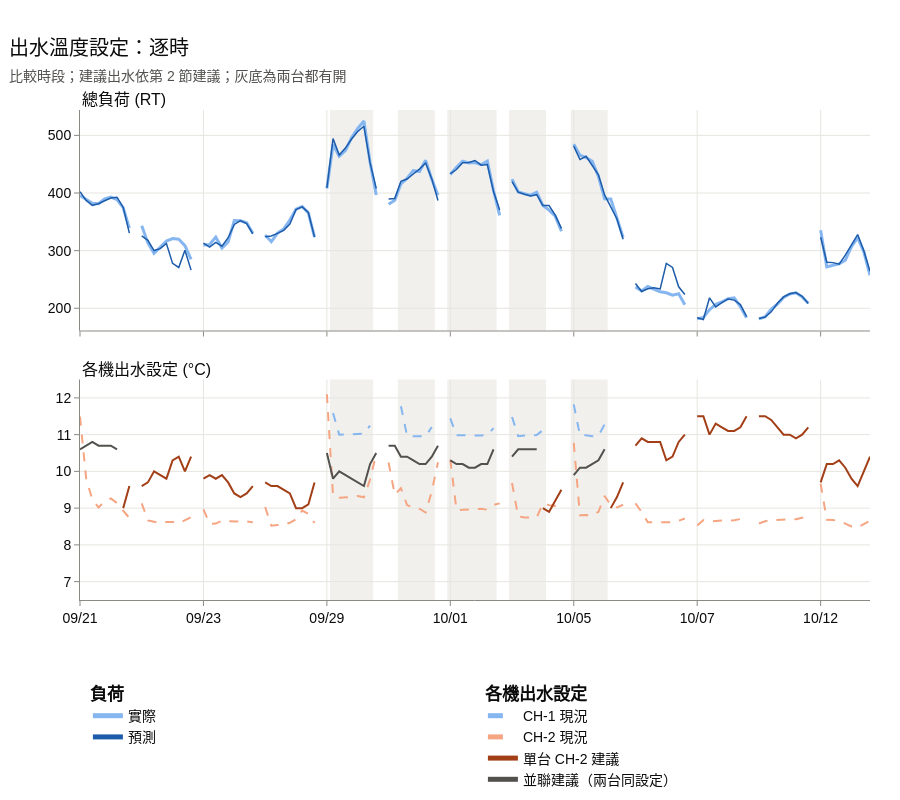

Notebook cell for this chart:
### Markdown cell above
各小時的負荷，以及兩台出水設定的現況與建議（灰底為並聯）；並聯時兩台建議為同一設定。

### Code cell
# 時序圖：比較時段（含開停機的小時）；建議出水依第 2 節建議
compare_hourly = hourly[comparable]
compare_recommendation = recommendation.loc[compare_hourly.index]
compare_plan = compare_recommendation["建議方案"]
compare_setpoint = compare_recommendation["出水設定 °C"]
tick_labels, plot_data = by_day(
    pd.DataFrame(
        {
            "load": compare_hourly.Q_ACT,
            "pred": compare_hourly.LOAD_PRED,
            "T1": compare_hourly.TR1,
            "T2": compare_hourly.TR2,
            "SA": compare_setpoint.where(compare_plan == rules.CH2_ONLY),  # 單台 CH-2
            # 並聯（兩台同設定）
            "SP": compare_setpoint.where(compare_plan == rules.BOTH),
            # 灰底：兩台都有開
            "par": (compare_hourly.RUN1 & compare_hourly.RUN2).astype(float),
        }
    )
)
fig = make_subplots(
    rows=2,
    cols=1,
    shared_xaxes=True,
    vertical_spacing=0.1,
    subplot_titles=("總負荷 (RT)", "各機出水設定 (°C)"),
)
# (子圖列, 欄位, 名稱, 圖例, 線條, 單位)
line_specs = [
    (1, "load", "實際", "legend", dict(color="#86b6ef", width=3), "RT"),
    (1, "pred", "預測", "legend", dict(color="#1c5cab", width=1.5), "RT"),
    (
        2,
        "T1",
        "CH-1 現況",
        "legend2",
        dict(color="#86b6ef", width=2, dash="dash"),
        "°C",
    ),
    (
        2,
        "T2",
        "CH-2 現況",
        "legend2",
        dict(color="#f5a582", width=2, dash="dash"),
        "°C",
    ),
    (2, "SA", "單台 CH-2 建議", "legend2", dict(color="#a33f17", width=2), "°C"),
    (
        2,
        "SP",
        "並聯建議（兩台同設定）",
        "legend2",
        dict(color="#52514e", width=2),
        "°C",
    ),
]
for row, column, line_name, legend, line, unit in line_specs:
    if unit == "RT":
        value_format = ".0f"
    else:
        value_format = ".1f"
    fig.add_trace(
        go.Scatter(
            x=tick_labels,
            y=plot_data[column],
            mode="lines",
            name=line_name,
            legend=legend,
            line=line,
            hovertemplate=f"{line_name} %{{y:{value_format}}} {unit}<extra></extra>",
        ),
        row=row,
        col=1,
    )

# 灰底標示並聯的小時（類別軸以位置計）
parallel_flags = np.r_[0, plot_data["par"].fillna(0).astype(int), 0]
edges = np.flatnonzero(np.diff(parallel_flags))
for shade_start, shade_end in zip(edges[::2], edges[1::2]):
    fig.add_vrect(
        x0=shade_start - 0.5,
        x1=shade_end - 0.5,
        fillcolor="#e8e6e1",
        opacity=0.6,
        line_width=0,
        layer="below",
        row="all",
        col=1,
    )
fig.update_yaxes(range=[6.5, 12.5], row=2, col=1)
hour_axis(fig, tick_labels)
fig.update_layout(hovermode="x unified")
show(
    fig,
    "出水溫度設定：逐時",
    "比較時段；建議出水依第 2 節建議；灰底為兩台都有開",
    legend_groups=["負荷", "各機出水設定"],
    height=800,
)

for plan_name in [rules.CH2_ONLY, rules.BOTH]:
    plan_hours = comparable & (recommendation["建議方案"] == plan_name)
    plan_setpoints = recommendation.loc[plan_hours, "出水設定 °C"]
    print(
        f"比較時段建議 {plan_name}：{len(plan_setpoints)} 小時，"
        f"出水 {plan_setpoints.min():.1f}~{plan_setpoints.max():.1f}°C"
    )
ch2_out = (result["S3 CH-2 °C"] < T_RANGE[0] - 0.05) | (
    result["S3 CH-2 °C"] > T_RANGE[1] + 0.05
)
print(f"CH-2 建議出水超出灰箱模型範圍 {int(ch2_out.sum())} 個評估單位")

### Figure 1 — Plotly figure (JSON) as saved in the notebook; plotly's stock layout.template omitted (floating-point values rounded to 4 significant figures; data arrays with more than 128 entries replaced by an {"elided": "..."} marker saying what was removed)
{"data": [{"hovertemplate": "實際 %{y:.0f} RT<extra></extra>", "legend": "legend", "line": {"color": "#86b6ef", "width": 3}, "mode": "lines", "name": "實際", "type": "scatter", "x": {"elided": "129 str values"}, "xaxis": "x", "y": {"elided": "129 float values"}, "yaxis": "y"}, {"hovertemplate": "預測 %{y:.0f} RT<extra></extra>", "legend": "legend", "line": {"color": "#1c5cab", "width": 1.5}, "mode": "lines", "name": "預測", "type": "scatter", "x": {"elided": "129 str values"}, "xaxis": "x", "y": {"elided": "129 float values"}, "yaxis": "y"}, {"hovertemplate": "CH-1 現況 %{y:.1f} °C<extra></extra>", "legend": "legend2", "line": {"color": "#86b6ef", "dash": "dash", "width": 2}, "mode": "lines", "name": "CH-1 現況", "type": "scatter", "x": {"elided": "129 str values"}, "xaxis": "x2", "y": {"elided": "129 float values"}, "yaxis": "y2"}, {"hovertemplate": "CH-2 現況 %{y:.1f} °C<extra></extra>", "legend": "legend2", "line": {"color": "#f5a582", "dash": "dash", "width": 2}, "mode": "lines", "name": "CH-2 現況", "type": "scatter", "x": {"elided": "129 str values"}, "xaxis": "x2", "y": {"elided": "129 float values"}, "yaxis": "y2"}, {"hovertemplate": "單台 CH-2 建議 %{y:.1f} °C<extra></extra>", "legend": "legend2", "line": {"color": "#a33f17", "width": 2}, "mode": "lines", "name": "單台 CH-2 建議", "type": "scatter", "x": {"elided": "129 str values"}, "xaxis": "x2", "y": {"elided": "129 float values"}, "yaxis": "y2"}, {"hovertemplate": "並聯建議（兩台同設定） %{y:.1f} °C<extra></extra>", "legend": "legend2", "line": {"color": "#52514e", "width": 2}, "mode": "lines", "name": "並聯建議（兩台同設定）", "type": "scatter", "x": {"elided": "129 str values"}, "xaxis": "x2", "y": {"elided": "129 float values"}, "yaxis": "y2"}], "layout": {"annotations": [{"font": {"size": 16}, "showarrow": false, "text": "總負荷 (RT)", "x": 0.0, "xanchor": "left", "xref": "paper", "y": 1.0, "yanchor": "bottom", "yref": "paper"}, {"font": {"size": 16}, "showarrow": false, "text": "各機出水設定 (°C)", "x": 0.0, "xanchor": "left", "xref": "paper", "y": 0.45, "yanchor": "bottom", "yref": "paper"}], "height": 800, "hovermode": "x unified", "legend": {"bgcolor": "rgba(0,0,0,0)", "itemsizing": "constant", "orientation": "v", "title": {"side": "top", "text": "<b>負荷</b>"}, "traceorder": "normal", "x": 0.01, "xanchor": "left", "y": 0.1525, "yanchor": "top", "yref": "container"}, "legend2": {"bgcolor": "rgba(0,0,0,0)", "itemsizing": "constant", "orientation": "v", "title": {"side": "top", "text": "<b>各機出水設定</b>"}, "traceorder": "normal", "x": 0.51, "xanchor": "left", "y": 0.1525, "yanchor": "top", "yref": "container"}, "margin": {"b": 200}, "shapes": [{"fillcolor": "#e8e6e1", "layer": "below", "line": {"width": 0}, "opacity": 0.6, "type": "rect", "x0": 40.5, "x1": 47.5, "xref": "x", "y0": 0, "y1": 1, "yref": "y domain"}, {"fillcolor": "#e8e6e1", "layer": "below", "line": {"width": 0}, "opacity": 0.6, "type": "rect", "x0": 40.5, "x1": 47.5, "xref": "x2", "y0": 0, "y1": 1, "yref": "y2 domain"}, {"fillcolor": "#e8e6e1", "layer": "below", "line": {"width": 0}, "opacity": 0.6, "type": "rect", "x0": 51.5, "x1": 57.5, "xref": "x", "y0": 0, "y1": 1, "yref": "y domain"}, {"fillcolor": "#e8e6e1", "layer": "below", "line": {"width": 0}, "opacity": 0.6, "type": "rect", "x0": 51.5, "x1": 57.5, "xref": "x2", "y0": 0, "y1": 1, "yref": "y2 domain"}, {"fillcolor": "#e8e6e1", "layer": "below", "line": {"width": 0}, "opacity": 0.6, "type": "rect", "x0": 59.5, "x1": 67.5, "xref": "x", "y0": 0, "y1": 1, "yref": "y domain"}, {"fillcolor": "#e8e6e1", "layer": "below", "line": {"width": 0}, "opacity": 0.6, "type": "rect", "x0": 59.5, "x1": 67.5, "xref": "x2", "y0": 0, "y1": 1, "yref": "y2 domain"}, {"fillcolor": "#e8e6e1", "layer": "below", "line": {"width": 0}, "opacity": 0.6, "type": "rect", "x0": 69.5, "x1": 75.5, "xref": "x", "y0": 0, "y1": 1, "yref": "y domain"}, {"fillcolor": "#e8e6e1", "layer": "below", "line": {"width": 0}, "opacity": 0.6, "type": "rect", "x0": 69.5, "x1": 75.5, "xref": "x2", "y0": 0, "y1": 1, "yref": "y2 domain"}, {"fillcolor": "#e8e6e1", "layer": "below", "line": {"width": 0}, "opacity": 0.6, "type": "rect", "x0": 79.5, "x1": 85.5, "xref": "x", "y0": 0, "y1": 1, "yref": "y domain"}, {"fillcolor": "#e8e6e1", "layer": "below", "line": {"width": 0}, "opacity": 0.6, "type": "rect", "x0": 79.5, "x1": 85.5, "xref": "x2", "y0": 0, "y1": 1, "yref": "y2 domain"}], "title": {"subtitle": {"text": "比較時段；建議出水依第 2 節建議；灰底為兩台都有開"}, "text": "出水溫度設定：逐時"}, "xaxis": {"anchor": "y", "domain": [0.0, 1.0], "matches": "x2", "showticklabels": false, "tickangle": 0, "ticktext": ["09/21", "09/23", "09/29", "10/01", "10/05", "10/07", "10/12"], "tickvals": ["09/21 08:00", "09/23 08:00", "09/29 08:00", "10/01 08:00", "10/05 08:00", "10/07 08:00", "10/12 08:00"], "type": "category"}, "xaxis2": {"anchor": "y2", "domain": [0.0, 1.0], "tickangle": 0, "ticktext": ["09/21", "09/23", "09/29", "10/01", "10/05", "10/07", "10/12"], "tickvals": ["09/21 08:00", "09/23 08:00", "09/29 08:00", "10/01 08:00", "10/05 08:00", "10/07 08:00", "10/12 08:00"], "type": "category"}, "yaxis": {"anchor": "x", "domain": [0.55, 1.0]}, "yaxis2": {"anchor": "x2", "domain": [0.0, 0.45], "range": [6.5, 12.5]}}}
